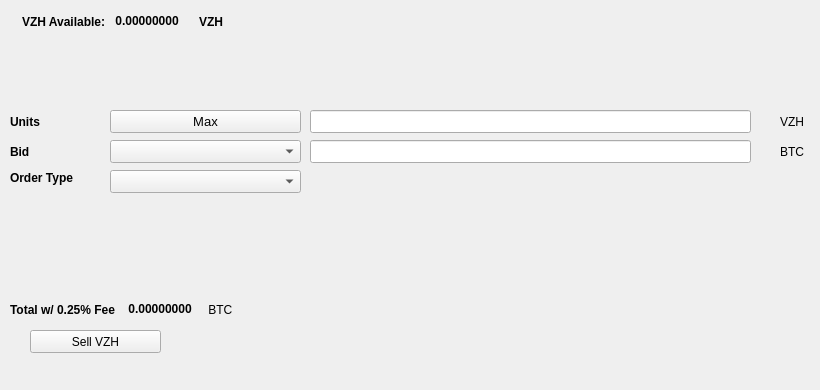
   <widget class="QWidget" name="SellTab">
    <attribute name="title">
     <string>Sell</string>
    </attribute>
    <widget class="QLabel" name="label_16">
     <property name="geometry">
      <rect>
       <x>780</x>
       <y>140</y>
       <width>31</width>
       <height>23</height>
      </rect>
     </property>
     <property name="text">
      <string>BTC</string>
     </property>
    </widget>
    <widget class="QComboBox" name="SellBidcomboBox">
     <property name="geometry">
      <rect>
       <x>110</x>
       <y>140</y>
       <width>191</width>
       <height>23</height>
      </rect>
     </property>
     <property name="font">
      <font>
       <pointsize>10</pointsize>
      </font>
     </property>
    </widget>
    <widget class="QLabel" name="label_18">
     <property name="geometry">
      <rect>
       <x>10</x>
       <y>110</y>
       <width>46</width>
       <height>23</height>
      </rect>
     </property>
     <property name="font">
      <font>
       <weight>75</weight>
       <bold>true</bold>
      </font>
     </property>
     <property name="text">
      <string>Units</string>
     </property>
    </widget>
    <widget class="QPushButton" name="Sell_Max_Amount">
     <property name="geometry">
      <rect>
       <x>110</x>
       <y>110</y>
       <width>191</width>
       <height>23</height>
      </rect>
     </property>
     <property name="font">
      <font>
       <pointsize>10</pointsize>
      </font>
     </property>
     <property name="text">
      <string>Max</string>
     </property>
    </widget>
    <widget class="QLabel" name="label_20">
     <property name="geometry">
      <rect>
       <x>10</x>
       <y>170</y>
       <width>91</width>
       <height>16</height>
      </rect>
     </property>
     <property name="font">
      <font>
       <weight>75</weight>
       <bold>true</bold>
      </font>
     </property>
     <property name="text">
      <string>Order Type</string>
     </property>
    </widget>
    <widget class="QComboBox" name="SellOrdertypeCombo">
     <property name="geometry">
      <rect>
       <x>110</x>
       <y>170</y>
       <width>191</width>
       <height>23</height>
      </rect>
     </property>
     <property name="font">
      <font>
       <pointsize>10</pointsize>
      </font>
     </property>
    </widget>
    <widget class="QLabel" name="label_21">
     <property name="geometry">
      <rect>
       <x>10</x>
       <y>140</y>
       <width>46</width>
       <height>23</height>
      </rect>
     </property>
     <property name="font">
      <font>
       <weight>75</weight>
       <bold>true</bold>
      </font>
     </property>
     <property name="text">
      <string>Bid</string>
     </property>
    </widget>
    <widget class="QLabel" name="label_22">
     <property name="geometry">
      <rect>
       <x>780</x>
       <y>110</y>
       <width>31</width>
       <height>23</height>
      </rect>
     </property>
     <property name="text">
      <string>VZH</string>
     </property>
    </widget>
    <widget class="QLineEdit" name="UnitsInputVZH">
     <property name="geometry">
      <rect>
       <x>310</x>
       <y>110</y>
       <width>441</width>
       <height>23</height>
      </rect>
     </property>
     <property name="font">
      <font>
       <pointsize>9</pointsize>
       <weight>75</weight>
       <bold>true</bold>
      </font>
     </property>
    </widget>
    <widget class="QLineEdit" name="SellBidPriceEdit">
     <property name="geometry">
      <rect>
       <x>310</x>
       <y>140</y>
       <width>441</width>
       <height>23</height>
      </rect>
     </property>
     <property name="font">
      <font>
       <pointsize>9</pointsize>
       <weight>75</weight>
       <bold>true</bold>
      </font>
     </property>
    </widget>
    <widget class="QPushButton" name="SellVZHBTN">
     <property name="geometry">
      <rect>
       <x>30</x>
       <y>330</y>
       <width>131</width>
       <height>23</height>
      </rect>
     </property>
     <property name="text">
      <string>Sell VZH</string>
     </property>
     <property name="icon">
      <iconset resource="../vizeh">
       <normaloff>:/icons/bitcoin</normaloff>:/icons/bitcoin</iconset>
     </property>
    </widget>
    <widget class="QWidget" name="layoutWidget3">
     <property name="geometry">
      <rect>
       <x>22</x>
       <y>12</y>
       <width>258</width>
       <height>19</height>
      </rect>
     </property>
     <layout class="QHBoxLayout" name="horizontalLayout">
      <item>
       <widget class="QLabel" name="label232_2">
        <property name="font">
         <font>
          <weight>75</weight>
          <bold>true</bold>
         </font>
        </property>
        <property name="text">
         <string>VZH Available:</string>
        </property>
       </widget>
      </item>
      <item>
       <widget class="QLabel" name="VZHAvailableLabel">
        <property name="palette">
         <palette>
          <active>
           <colorrole role="WindowText">
            <brush brushstyle="SolidPattern">
             <color alpha="255">
              <red>0</red>
              <blue>0</blue>
              <blue>0</blue>
             </color>
            </brush>
           </colorrole>
           <colorrole role="Button">
            <brush brushstyle="SolidPattern">
             <color alpha="255">
              <red>0</red>
              <blue>170</blue>
              <blue>0</blue>
             </color>
            </brush>
           </colorrole>
           <colorrole role="Light">
            <brush brushstyle="SolidPattern">
             <color alpha="255">
              <red>0</red>
              <blue>255</blue>
              <blue>0</blue>
             </color>
            </brush>
           </colorrole>
           <colorrole role="Midlight">
            <brush brushstyle="SolidPattern">
             <color alpha="255">
              <red>0</red>
              <blue>212</blue>
              <blue>0</blue>
             </color>
            </brush>
           </colorrole>
           <colorrole role="Dark">
            <brush brushstyle="SolidPattern">
             <color alpha="255">
              <red>0</red>
              <blue>85</blue>
              <blue>0</blue>
             </color>
            </brush>
           </colorrole>
           <colorrole role="Mid">
            <brush brushstyle="SolidPattern">
             <color alpha="255">
              <red>0</red>
              <blue>113</blue>
              <blue>0</blue>
             </color>
            </brush>
           </colorrole>
           <colorrole role="Text">
            <brush brushstyle="SolidPattern">
             <color alpha="255">
              <red>0</red>
              <blue>170</blue>
              <blue>0</blue>
             </color>
            </brush>
           </colorrole>
           <colorrole role="BrightText">
            <brush brushstyle="SolidPattern">
             <color alpha="255">
              <red>255</red>
              <blue>255</blue>
              <blue>255</blue>
             </color>
            </brush>
           </colorrole>
           <colorrole role="ButtonText">
            <brush brushstyle="SolidPattern">
             <color alpha="255">
              <red>0</red>
              <blue>0</blue>
              <blue>0</blue>
             </color>
            </brush>
           </colorrole>
           <colorrole role="Base">
            <brush brushstyle="SolidPattern">
             <color alpha="255">
              <red>255</red>
              <blue>255</blue>
              <blue>255</blue>
             </color>
            </brush>
           </colorrole>
           <colorrole role="Window">
            <brush brushstyle="SolidPattern">
             <color alpha="255">
              <red>0</red>
              <blue>170</blue>
              <blue>0</blue>
             </color>
            </brush>
           </colorrole>
           <colorrole role="Shadow">
            <brush brushstyle="SolidPattern">
             <color alpha="255">
              <red>0</red>
              <blue>0</blue>
              <blue>0</blue>
             </color>
            </brush>
           </colorrole>
           <colorrole role="AlternateBase">
            <brush brushstyle="SolidPattern">
             <color alpha="255">
              <red>127</red>
              <blue>212</blue>
              <blue>127</blue>
             </color>
            </brush>
           </colorrole>
           <colorrole role="ToolTipBase">
            <brush brushstyle="SolidPattern">
             <color alpha="255">
              <red>255</red>
              <blue>255</blue>
              <blue>220</blue>
             </color>
            </brush>
           </colorrole>
           <colorrole role="ToolTipText">
            <brush brushstyle="SolidPattern">
             <color alpha="255">
              <red>0</red>
              <blue>0</blue>
              <blue>0</blue>
             </color>
            </brush>
           </colorrole>
          </active>
          <inactive>
           <colorrole role="WindowText">
            <brush brushstyle="SolidPattern">
             <color alpha="255">
              <red>0</red>
              <blue>0</blue>
              <blue>0</blue>
             </color>
            </brush>
           </colorrole>
           <colorrole role="Button">
            <brush brushstyle="SolidPattern">
             <color alpha="255">
              <red>0</red>
              <blue>170</blue>
              <blue>0</blue>
             </color>
            </brush>
           </colorrole>
           <colorrole role="Light">
            <brush brushstyle="SolidPattern">
             <color alpha="255">
              <red>0</red>
              <blue>255</blue>
              <blue>0</blue>
             </color>
            </brush>
           </colorrole>
           <colorrole role="Midlight">
            <brush brushstyle="SolidPattern">
             <color alpha="255">
              <red>0</red>
              <blue>212</blue>
              <blue>0</blue>
             </color>
            </brush>
           </colorrole>
           <colorrole role="Dark">
            <brush brushstyle="SolidPattern">
             <color alpha="255">
              <red>0</red>
              <blue>85</blue>
              <blue>0</blue>
             </color>
            </brush>
           </colorrole>
           <colorrole role="Mid">
            <brush brushstyle="SolidPattern">
             <color alpha="255">
              <red>0</red>
              <blue>113</blue>
              <blue>0</blue>
             </color>
            </brush>
           </colorrole>
           <colorrole role="Text">
            <brush brushstyle="SolidPattern">
             <color alpha="255">
              <red>0</red>
              <blue>170</blue>
              <blue>0</blue>
             </color>
            </brush>
           </colorrole>
           <colorrole role="BrightText">
            <brush brushstyle="SolidPattern">
             <color alpha="255">
              <red>255</red>
              <blue>255</blue>
              <blue>255</blue>
             </color>
            </brush>
           </colorrole>
           <colorrole role="ButtonText">
            <brush brushstyle="SolidPattern">
             <color alpha="255">
              <red>0</red>
              <blue>0</blue>
              <blue>0</blue>
             </color>
            </brush>
           </colorrole>
           <colorrole role="Base">
            <brush brushstyle="SolidPattern">
             <color alpha="255">
              <red>255</red>
              <blue>255</blue>
              <blue>255</blue>
             </color>
            </brush>
           </colorrole>
           <colorrole role="Window">
            <brush brushstyle="SolidPattern">
             <color alpha="255">
              <red>0</red>
              <blue>170</blue>
              <blue>0</blue>
             </color>
            </brush>
           </colorrole>
           <colorrole role="Shadow">
            <brush brushstyle="SolidPattern">
             <color alpha="255">
              <red>0</red>
              <blue>0</blue>
              <blue>0</blue>
             </color>
            </brush>
           </colorrole>
           <colorrole role="AlternateBase">
            <brush brushstyle="SolidPattern">
             <color alpha="255">
              <red>127</red>
              <blue>212</blue>
              <blue>127</blue>
             </color>
            </brush>
           </colorrole>
           <colorrole role="ToolTipBase">
            <brush brushstyle="SolidPattern">
             <color alpha="255">
              <red>255</red>
              <blue>255</blue>
              <blue>220</blue>
             </color>
            </brush>
           </colorrole>
           <colorrole role="ToolTipText">
            <brush brushstyle="SolidPattern">
             <color alpha="255">
              <red>0</red>
              <blue>0</blue>
              <blue>0</blue>
             </color>
            </brush>
           </colorrole>
          </inactive>
          <disabled>
           <colorrole role="WindowText">
            <brush brushstyle="SolidPattern">
             <color alpha="255">
              <red>0</red>
              <blue>85</blue>
              <blue>0</blue>
             </color>
            </brush>
           </colorrole>
           <colorrole role="Button">
            <brush brushstyle="SolidPattern">
             <color alpha="255">
              <red>0</red>
              <blue>170</blue>
              <blue>0</blue>
             </color>
            </brush>
           </colorrole>
           <colorrole role="Light">
            <brush brushstyle="SolidPattern">
             <color alpha="255">
              <red>0</red>
              <blue>255</blue>
              <blue>0</blue>
             </color>
            </brush>
           </colorrole>
           <colorrole role="Midlight">
            <brush brushstyle="SolidPattern">
             <color alpha="255">
              <red>0</red>
              <blue>212</blue>
              <blue>0</blue>
             </color>
            </brush>
           </colorrole>
           <colorrole role="Dark">
            <brush brushstyle="SolidPattern">
             <color alpha="255">
              <red>0</red>
              <blue>85</blue>
              <blue>0</blue>
             </color>
            </brush>
           </colorrole>
           <colorrole role="Mid">
            <brush brushstyle="SolidPattern">
             <color alpha="255">
              <red>0</red>
              <blue>113</blue>
              <blue>0</blue>
             </color>
            </brush>
           </colorrole>
           <colorrole role="Text">
            <brush brushstyle="SolidPattern">
             <color alpha="255">
              <red>0</red>
              <blue>85</blue>
              <blue>0</blue>
             </color>
            </brush>
           </colorrole>
           <colorrole role="BrightText">
            <brush brushstyle="SolidPattern">
             <color alpha="255">
              <red>255</red>
              <blue>255</blue>
              <blue>255</blue>
             </color>
            </brush>
           </colorrole>
           <colorrole role="ButtonText">
            <brush brushstyle="SolidPattern">
             <color alpha="255">
              <red>0</red>
              <blue>85</blue>
              <blue>0</blue>
             </color>
            </brush>
           </colorrole>
           <colorrole role="Base">
            <brush brushstyle="SolidPattern">
             <color alpha="255">
              <red>0</red>
              <blue>170</blue>
              <blue>0</blue>
             </color>
            </brush>
           </colorrole>
           <colorrole role="Window">
            <brush brushstyle="SolidPattern">
             <color alpha="255">
              <red>0</red>
              <blue>170</blue>
              <blue>0</blue>
             </color>
            </brush>
           </colorrole>
           <colorrole role="Shadow">
            <brush brushstyle="SolidPattern">
             <color alpha="255">
              <red>0</red>
              <blue>0</blue>
              <blue>0</blue>
             </color>
            </brush>
           </colorrole>
           <colorrole role="AlternateBase">
            <brush brushstyle="SolidPattern">
             <color alpha="255">
              <red>0</red>
              <blue>170</blue>
              <blue>0</blue>
             </color>
            </brush>
           </colorrole>
           <colorrole role="ToolTipBase">
            <brush brushstyle="SolidPattern">
             <color alpha="255">
              <red>255</red>
              <blue>255</blue>
              <blue>220</blue>
             </color>
            </brush>
           </colorrole>
           <colorrole role="ToolTipText">
            <brush brushstyle="SolidPattern">
             <color alpha="255">
              <red>0</red>
              <blue>0</blue>
              <blue>0</blue>
             </color>
            </brush>
           </colorrole>
          </disabled>
         </palette>
        </property>
        <property name="font">
         <font>
          <weight>75</weight>
          <bold>true</bold>
         </font>
        </property>
        <property name="text">
         <string> 0.00000000 </string>
        </property>
        <property name="textInteractionFlags">
         <set>Qt::LinksAccessibleByMouse|Qt::TextSelectableByKeyboard|Qt::TextSelectableByMouse</set>
        </property>
       </widget>
      </item>
      <item>
       <widget class="QLabel" name="labelVZH">
        <property name="font">
         <font>
          <weight>75</weight>
          <bold>true</bold>
         </font>
        </property>
        <property name="text">
         <string>VZH</string>
        </property>
       </widget>
      </item>
     </layout>
    </widget>
    <widget class="QWidget" name="layoutWidget">
     <property name="geometry">
      <rect>
       <x>10</x>
       <y>300</y>
       <width>268</width>
       <height>19</height>
      </rect>
     </property>
     <layout class="QHBoxLayout" name="horizontalLayout_2">
      <item>
       <widget class="QLabel" name="label_19">
        <property name="font">
         <font>
          <weight>75</weight>
          <bold>true</bold>
         </font>
        </property>
        <property name="text">
         <string>Total w/ 0.25% Fee </string>
        </property>
       </widget>
      </item>
      <item>
       <widget class="QLabel" name="SellCostLabel">
        <property name="palette">
         <palette>
          <active>
           <colorrole role="WindowText">
            <brush brushstyle="SolidPattern">
             <color alpha="255">
              <red>0</red>
              <blue>0</blue>
              <blue>0</blue>
             </color>
            </brush>
           </colorrole>
           <colorrole role="Button">
            <brush brushstyle="SolidPattern">
             <color alpha="255">
              <red>0</red>
              <blue>170</blue>
              <blue>0</blue>
             </color>
            </brush>
           </colorrole>
           <colorrole role="Light">
            <brush brushstyle="SolidPattern">
             <color alpha="255">
              <red>0</red>
              <blue>255</blue>
              <blue>0</blue>
             </color>
            </brush>
           </colorrole>
           <colorrole role="Midlight">
            <brush brushstyle="SolidPattern">
             <color alpha="255">
              <red>0</red>
              <blue>212</blue>
              <blue>0</blue>
             </color>
            </brush>
           </colorrole>
           <colorrole role="Dark">
            <brush brushstyle="SolidPattern">
             <color alpha="255">
              <red>0</red>
              <blue>85</blue>
              <blue>0</blue>
             </color>
            </brush>
           </colorrole>
           <colorrole role="Mid">
            <brush brushstyle="SolidPattern">
             <color alpha="255">
              <red>0</red>
              <blue>113</blue>
              <blue>0</blue>
             </color>
            </brush>
           </colorrole>
           <colorrole role="Text">
            <brush brushstyle="SolidPattern">
             <color alpha="255">
              <red>0</red>
              <blue>170</blue>
              <blue>0</blue>
             </color>
            </brush>
           </colorrole>
           <colorrole role="BrightText">
            <brush brushstyle="SolidPattern">
             <color alpha="255">
              <red>255</red>
              <blue>255</blue>
              <blue>255</blue>
             </color>
            </brush>
           </colorrole>
           <colorrole role="ButtonText">
            <brush brushstyle="SolidPattern">
             <color alpha="255">
              <red>0</red>
              <blue>0</blue>
              <blue>0</blue>
             </color>
            </brush>
           </colorrole>
           <colorrole role="Base">
            <brush brushstyle="SolidPattern">
             <color alpha="255">
              <red>255</red>
              <blue>255</blue>
              <blue>255</blue>
             </color>
            </brush>
           </colorrole>
           <colorrole role="Window">
            <brush brushstyle="SolidPattern">
             <color alpha="255">
              <red>0</red>
              <blue>170</blue>
              <blue>0</blue>
             </color>
            </brush>
           </colorrole>
           <colorrole role="Shadow">
            <brush brushstyle="SolidPattern">
             <color alpha="255">
              <red>0</red>
              <blue>0</blue>
              <blue>0</blue>
             </color>
            </brush>
           </colorrole>
           <colorrole role="AlternateBase">
            <brush brushstyle="SolidPattern">
             <color alpha="255">
              <red>127</red>
              <blue>212</blue>
              <blue>127</blue>
             </color>
            </brush>
           </colorrole>
           <colorrole role="ToolTipBase">
            <brush brushstyle="SolidPattern">
             <color alpha="255">
              <red>255</red>
              <blue>255</blue>
              <blue>220</blue>
             </color>
            </brush>
           </colorrole>
           <colorrole role="ToolTipText">
            <brush brushstyle="SolidPattern">
             <color alpha="255">
              <red>0</red>
              <blue>0</blue>
              <blue>0</blue>
             </color>
            </brush>
           </colorrole>
          </active>
          <inactive>
           <colorrole role="WindowText">
            <brush brushstyle="SolidPattern">
             <color alpha="255">
              <red>0</red>
              <blue>0</blue>
              <blue>0</blue>
             </color>
            </brush>
           </colorrole>
           <colorrole role="Button">
            <brush brushstyle="SolidPattern">
             <color alpha="255">
              <red>0</red>
              <blue>170</blue>
              <blue>0</blue>
             </color>
            </brush>
           </colorrole>
           <colorrole role="Light">
            <brush brushstyle="SolidPattern">
             <color alpha="255">
              <red>0</red>
              <blue>255</blue>
              <blue>0</blue>
             </color>
            </brush>
           </colorrole>
           <colorrole role="Midlight">
            <brush brushstyle="SolidPattern">
             <color alpha="255">
              <red>0</red>
              <blue>212</blue>
              <blue>0</blue>
             </color>
            </brush>
           </colorrole>
           <colorrole role="Dark">
            <brush brushstyle="SolidPattern">
             <color alpha="255">
              <red>0</red>
              <blue>85</blue>
              <blue>0</blue>
             </color>
            </brush>
           </colorrole>
           <colorrole role="Mid">
            <brush brushstyle="SolidPattern">
             <color alpha="255">
              <red>0</red>
              <blue>113</blue>
              <blue>0</blue>
             </color>
            </brush>
           </colorrole>
           <colorrole role="Text">
            <brush brushstyle="SolidPattern">
             <color alpha="255">
              <red>0</red>
              <blue>170</blue>
              <blue>0</blue>
             </color>
            </brush>
           </colorrole>
           <colorrole role="BrightText">
            <brush brushstyle="SolidPattern">
             <color alpha="255">
              <red>255</red>
              <blue>255</blue>
              <blue>255</blue>
             </color>
            </brush>
           </colorrole>
           <colorrole role="ButtonText">
            <brush brushstyle="SolidPattern">
             <color alpha="255">
              <red>0</red>
              <blue>0</blue>
              <blue>0</blue>
             </color>
            </brush>
           </colorrole>
           <colorrole role="Base">
            <brush brushstyle="SolidPattern">
             <color alpha="255">
              <red>255</red>
              <blue>255</blue>
              <blue>255</blue>
             </color>
            </brush>
           </colorrole>
           <colorrole role="Window">
            <brush brushstyle="SolidPattern">
             <color alpha="255">
              <red>0</red>
              <blue>170</blue>
              <blue>0</blue>
             </color>
            </brush>
           </colorrole>
           <colorrole role="Shadow">
            <brush brushstyle="SolidPattern">
             <color alpha="255">
              <red>0</red>
              <blue>0</blue>
              <blue>0</blue>
             </color>
            </brush>
           </colorrole>
           <colorrole role="AlternateBase">
            <brush brushstyle="SolidPattern">
             <color alpha="255">
              <red>127</red>
              <blue>212</blue>
              <blue>127</blue>
             </color>
            </brush>
           </colorrole>
           <colorrole role="ToolTipBase">
            <brush brushstyle="SolidPattern">
             <color alpha="255">
              <red>255</red>
              <blue>255</blue>
              <blue>220</blue>
             </color>
            </brush>
           </colorrole>
           <colorrole role="ToolTipText">
            <brush brushstyle="SolidPattern">
             <color alpha="255">
              <red>0</red>
              <blue>0</blue>
              <blue>0</blue>
             </color>
            </brush>
           </colorrole>
          </inactive>
          <disabled>
           <colorrole role="WindowText">
            <brush brushstyle="SolidPattern">
             <color alpha="255">
              <red>0</red>
              <blue>85</blue>
              <blue>0</blue>
             </color>
            </brush>
           </colorrole>
           <colorrole role="Button">
            <brush brushstyle="SolidPattern">
             <color alpha="255">
              <red>0</red>
              <blue>170</blue>
              <blue>0</blue>
             </color>
            </brush>
           </colorrole>
           <colorrole role="Light">
            <brush brushstyle="SolidPattern">
             <color alpha="255">
              <red>0</red>
              <blue>255</blue>
              <blue>0</blue>
             </color>
            </brush>
           </colorrole>
           <colorrole role="Midlight">
            <brush brushstyle="SolidPattern">
             <color alpha="255">
              <red>0</red>
              <blue>212</blue>
              <blue>0</blue>
             </color>
            </brush>
           </colorrole>
           <colorrole role="Dark">
            <brush brushstyle="SolidPattern">
             <color alpha="255">
              <red>0</red>
              <blue>85</blue>
              <blue>0</blue>
             </color>
            </brush>
           </colorrole>
           <colorrole role="Mid">
            <brush brushstyle="SolidPattern">
             <color alpha="255">
              <red>0</red>
              <blue>113</blue>
              <blue>0</blue>
             </color>
            </brush>
           </colorrole>
           <colorrole role="Text">
            <brush brushstyle="SolidPattern">
             <color alpha="255">
              <red>0</red>
              <blue>85</blue>
              <blue>0</blue>
             </color>
            </brush>
           </colorrole>
           <colorrole role="BrightText">
            <brush brushstyle="SolidPattern">
             <color alpha="255">
              <red>255</red>
              <blue>255</blue>
              <blue>255</blue>
             </color>
            </brush>
           </colorrole>
           <colorrole role="ButtonText">
            <brush brushstyle="SolidPattern">
             <color alpha="255">
              <red>0</red>
              <blue>85</blue>
              <blue>0</blue>
             </color>
            </brush>
           </colorrole>
           <colorrole role="Base">
            <brush brushstyle="SolidPattern">
             <color alpha="255">
              <red>0</red>
              <blue>170</blue>
              <blue>0</blue>
             </color>
            </brush>
           </colorrole>
           <colorrole role="Window">
            <brush brushstyle="SolidPattern">
             <color alpha="255">
              <red>0</red>
              <blue>170</blue>
              <blue>0</blue>
             </color>
            </brush>
           </colorrole>
           <colorrole role="Shadow">
            <brush brushstyle="SolidPattern">
             <color alpha="255">
              <red>0</red>
              <blue>0</blue>
              <blue>0</blue>
             </color>
            </brush>
           </colorrole>
           <colorrole role="AlternateBase">
            <brush brushstyle="SolidPattern">
             <color alpha="255">
              <red>0</red>
              <blue>170</blue>
              <blue>0</blue>
             </color>
            </brush>
           </colorrole>
           <colorrole role="ToolTipBase">
            <brush brushstyle="SolidPattern">
             <color alpha="255">
              <red>255</red>
              <blue>255</blue>
              <blue>220</blue>
             </color>
            </brush>
           </colorrole>
           <colorrole role="ToolTipText">
            <brush brushstyle="SolidPattern">
             <color alpha="255">
              <red>0</red>
              <blue>0</blue>
              <blue>0</blue>
             </color>
            </brush>
           </colorrole>
          </disabled>
         </palette>
        </property>
        <property name="font">
         <font>
          <weight>75</weight>
          <bold>true</bold>
         </font>
        </property>
        <property name="autoFillBackground">
         <bool>false</bool>
        </property>
        <property name="text">
         <string> 0.00000000</string>
        </property>
        <property name="textInteractionFlags">
         <set>Qt::LinksAccessibleByMouse|Qt::TextSelectableByMouse</set>
        </property>
       </widget>
      </item>
      <item>
       <widget class="QLabel" name="label_17">
        <property name="font">
         <font>
          <weight>50</weight>
          <bold>false</bold>
         </font>
        </property>
        <property name="text">
         <string> BTC</string>
        </property>
       </widget>
      </item>
     </layout>
    </widget>
    <widget class="QLabel" name="label_23">
     <property name="geometry">
      <rect>
       <x>460</x>
       <y>300</y>
       <width>281</width>
       <height>81</height>
      </rect>
     </property>
     <property name="text">
      <string/>
     </property>
     <property name="pixmap">
      <pixmap>:/images/bittrex</pixmap>
     </property>
    </widget>
   </widget>
